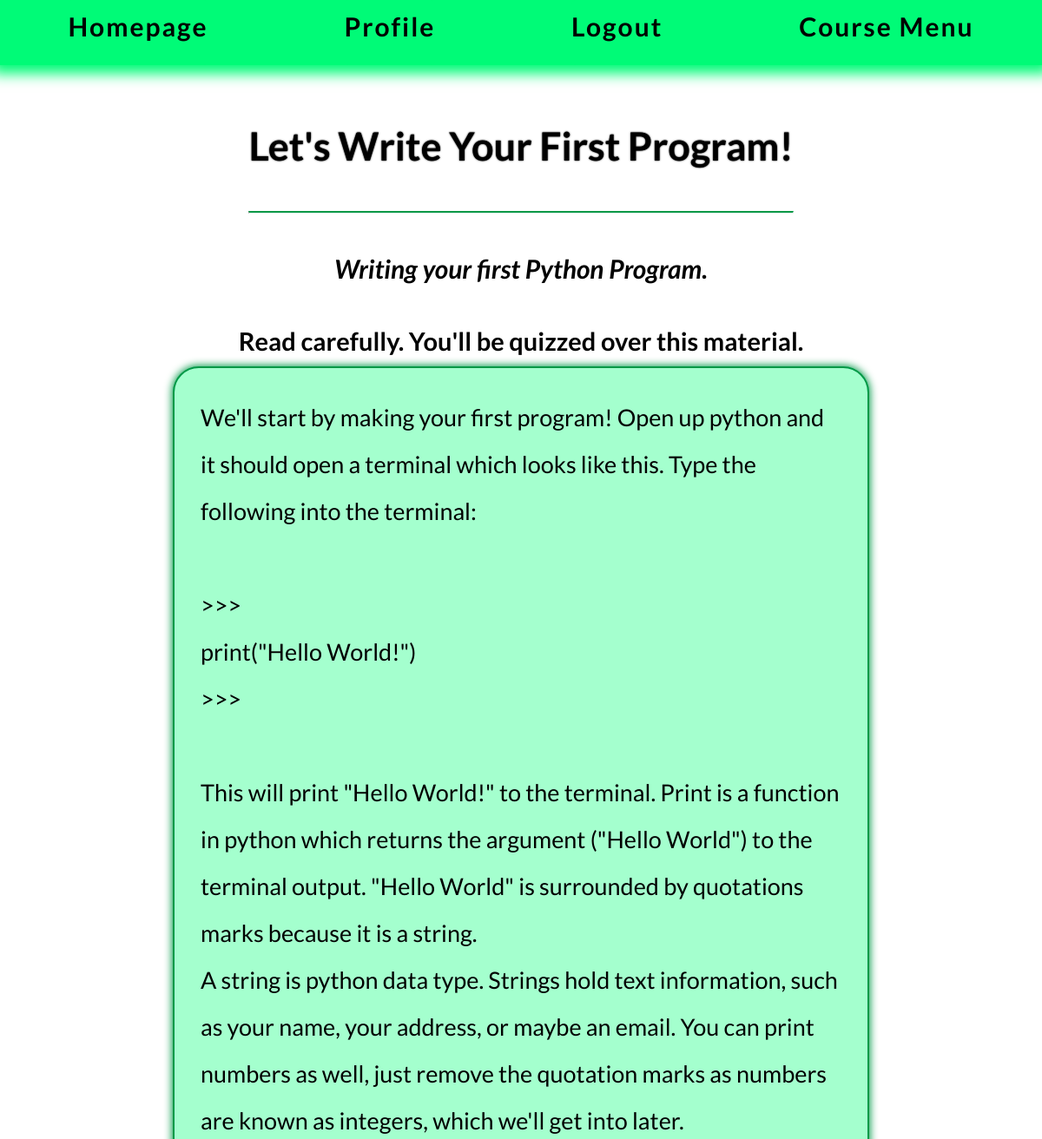
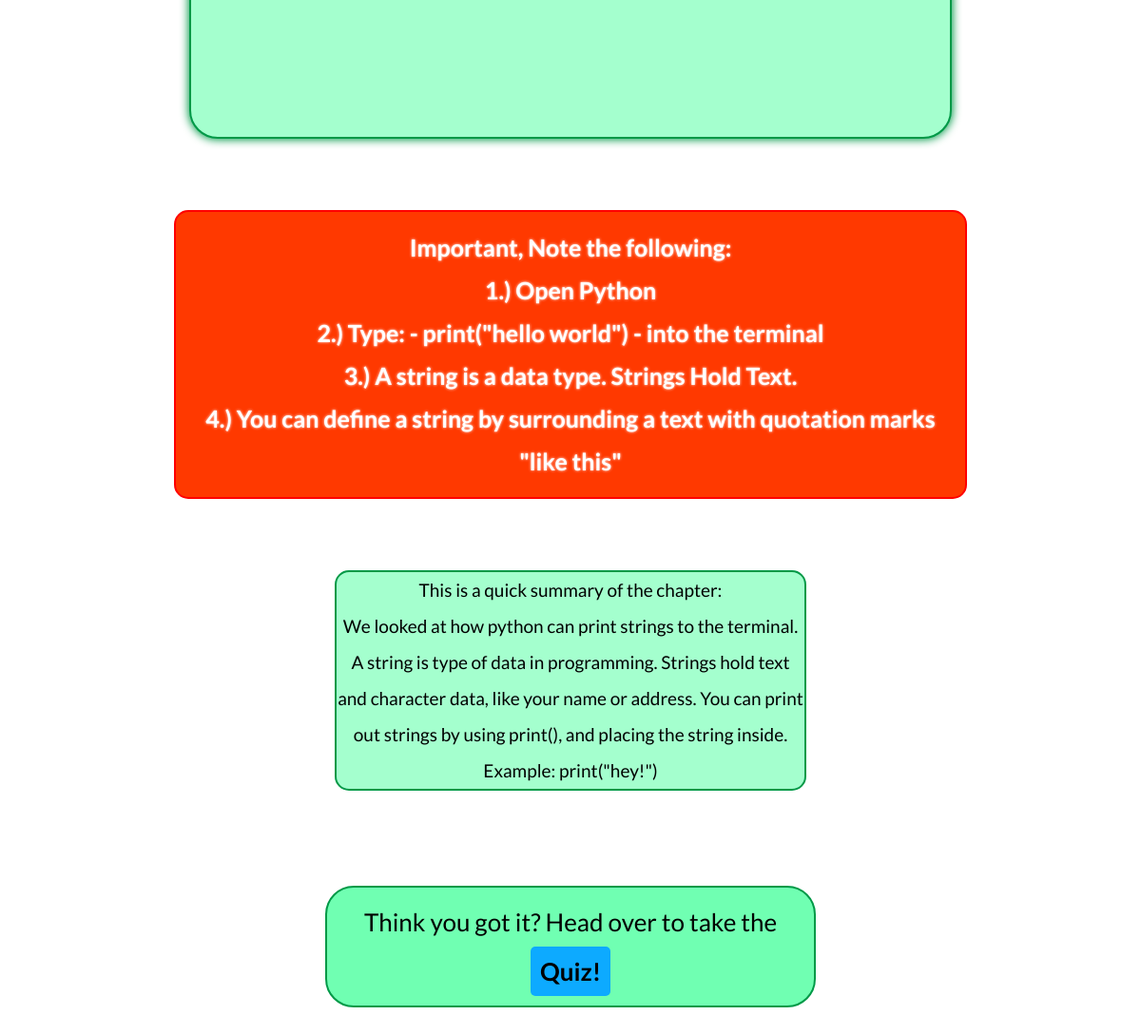
The page /course/Chapter/2/ (signed in) on the database its author committed (2 pictures, top to bottom).
### course/models.py (models this page shows, shortened)
class Chapter(models.Model):
    topic = models.ForeignKey(Topic, on_delete=models.CASCADE,default="") # TODO create a way to interactively edit chapter order. like a trello board list within the admin.
    title = models.CharField(max_length=100,default="Title")
    content = models.TextField(max_length=100000,default="Content")
    chapter_covers = models.CharField(max_length=50,default="Chapter covers:")
    summary = models.CharField(max_length=500,default="Chapter Summary:")
    completed = models.BooleanField(default=False)

class ImportantInstructionContent(models.Model):
    chapter = models.ForeignKey(Chapter, on_delete=models.CASCADE, default="")
    important_content = models.TextField(max_length=300,default="")

### course/views.py (the view)
# urls.py: path('Chapter/<int:chapter_id>/', views.ChapterView, name='Chapter_url'),
@login_required
def ChapterView(request,chapter_id):
    try:
        print("chapter.id" + str(chapter_id))
        CurrentChapter = Chapter.objects.get(pk=chapter_id)
        InstructionImportant = ImportantInstructionContent.objects.filter(chapter=CurrentChapter)
        object = "Chapter"
    except (KeyError, Chapter.DoesNotExist):
        return render(request,'course/ObjectDoesNotExist.html',{'object':'Chapter','error_message':error_message})
    else:
        return render(request, 'course/chapter_base.html',{'Chapter':CurrentChapter,
                                                           'ImportantInstructionContent':InstructionImportant})

### course/templatetags/course_in_category.py (called while the page is built)
@register.filter #LETS GO FIRST TRY I'M SO GOOD AT PYTHON LETS GOOOOO
def user_tag(content,user):
    return content.replace('{{ user.username }}',user.username)

### course/templates/course/chapter_base.html (shortened to what this page needs)
{% extends 'course/topbar.html' %}
{% load static %}
{% load course_in_category %}
{% block content %}
    <body>
    <div class="flex_container" id="flex_course_title">
        <div class = "course_title">
             <h1>{{ Chapter.title }}</h1><hr>
        </div>
        <div class= "chapter_covers">
            <h2><i>{{ Chapter.chapter_covers }}</i></h2>
        </div>
         <h3>Read carefully. You'll be quizzed over this material.</h3>
    </div>
    <div class="flex_container" id="flex_course_content">
        <div class= "main_content">
{{ Chapter.content|user_tag:user }}
        </div>
        <div class = "important_content">
             Important, Note the following:
             {% for important in ImportantInstructionContent %}
                <br>{{ forloop.counter }}.)
                     {{ important.important_content|user_tag:user }}
             {% endfor %}
        </div>
    </div>
    <div class = "chapter_summary">
        This is a quick summary of the chapter:
        <br>{{ Chapter.summary }}
    </div>
    <div class="chapter_end">
        Think you got it?
        Head over to take the <a href="{% url 'course:Quiz_url' Chapter.id %}">Quiz!</a>
    </div>
    </body>
{% endblock %}

### course/static/base.css (style rules this page uses)
:root { --black: #031A0D; --darker_green: #00c05b; --light_green: #00fb77; --lighter_green: #33FF94; --purple: #b357eb; --pink: #EB4BA2; --mg: #58eb40; --red: #eb3928; --yellow: #cce34; --offwhite: #B7BFEB; --grey: #e0e0e0; --color-primary-0: #00FF77; --color-primary-1: #A4FFCE; --color-primary-2: #70FFB2; --color-primary-3: #009947; --color-primary-4: #007637; --color-primary-5: #0DAAFF; --color-primary-6: #0083ca; --color-primary-7: #FF3900; --code_text: #f9f5fc; --border: solid var(--color-primary-3) 2px; --code_bg: #2B3245; --wide: 75%; --narrow: 50%; }
html { margin-left: 100px; margin-right: 100px; margin-top: 85px; margin-bottom: 85px; text-align: center; font-family: "Lato"; line-height: 2; }
hr { border-top: var(--border); color: var(--color-primary-2); }
.flex_container { display: flex; flex-direction: column; justify-content: center; align-items: center; }
#flex_course_title { display:flex; flex-direction: column; align-self: center; margin: auto; }
#flex_course_content { display: flex; flex-direction: column; justify-content: left; align-items: left; }
.important_content { color: white; font-size: 25px; font-weight: bold; padding: 15px; line-height: 1.8; border-radius: 15px; background-color: var(--color-primary-7); text-shadow: 0px 0px 3px white; border: solid red 2px; margin: 75px; }
h1 { font-size: 45px; text-shadow: 0px 0px 2px black; }
h2 { font-size: 30px; }
h3 { font-size: 29px; font-weight:bold; margin: auto; }
.main_content { display: flex; text-align: left; flex-direction: column; justify-content: left; font-size: 27px; width: var(--wide); border: var(--border); border-radius: 30px; margin: auto; flex-wrap: wrap; background-color: var(--color-primary-1); padding: 30px; white-space: pre-wrap; box-shadow: 0px 0px 10px 1px var(--color-primary-3); }
.chapter_summary { font-size: 19px; margin-bottom: 10px; margin: 0 auto; border: var(--border); border-radius: 15px; width: var(--narrow); background-color: var(--color-primary-1); }
.chapter_end { font-size: 26px; width: var(--narrow); padding: 10px; margin: auto; margin-top: 100px; margin-bottom: 100px; border: var(--border); border-radius: 30px; background-color: var(--color-primary-2); }
a { font-style: normal; color: black; font-weight: bold; text-decoration: none; padding: 10px; border-radius: 5px; background-color: var(--color-primary-5); margin: auto; }

### rows shown on the page
Chapter: title "Let's Write Your First Program!", chapter_covers "Writing your first Python Program.", content|user_tag "We'll start by making your first program! Open up python and it should open a terminal which looks like this. Type the following into the terminal: >>> print(\"Hello World!\") >>> This will print \"Hello World!\" to the terminal. Print is a function in python which returns the argument (\"Hello World\") to the terminal output. \"Hello World\" is surrounded by quotations marks because it is a string. A string is python data type. Strings hold text information, such as your name, your address, or maybe an email. You can print numbers as well, just remove the quotation marks as numbers are known as integers, which we'll get into later.", summary "We looked at how python can print strings to the terminal. A string is type of data in programming. Strings hold text and character data, like your name or address. You can print out strings by using print(), and placing the string inside. Example: print(\"hey!\")"
ImportantInstructionContent: important_content|user_tag "Open Python"
ImportantInstructionContent: important_content|user_tag "Type: - print(\"hello world\") - into the terminal"
ImportantInstructionContent: important_content|user_tag "A string is a data type. Strings Hold Text."
ImportantInstructionContent: important_content|user_tag "You can define a string by surrounding a text with quotation marks \"like this\""
